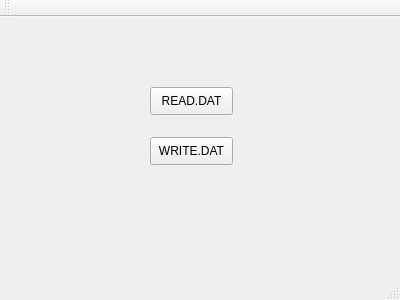
<?xml version="1.0" encoding="UTF-8"?>
<ui version="4.0">
 <class>MainWindow</class>
 <widget class="QMainWindow" name="MainWindow">
  <property name="geometry">
   <rect>
    <x>0</x>
    <y>0</y>
    <width>400</width>
    <height>300</height>
   </rect>
  </property>
  <property name="windowTitle">
   <string>MainWindow</string>
  </property>
  <widget class="QWidget" name="centralWidget">
   <widget class="QPushButton" name="readBtn">
    <property name="geometry">
     <rect>
      <x>150</x>
      <y>70</y>
      <width>83</width>
      <height>28</height>
     </rect>
    </property>
    <property name="text">
     <string>READ.DAT</string>
    </property>
   </widget>
   <widget class="QPushButton" name="writeBtn">
    <property name="geometry">
     <rect>
      <x>150</x>
      <y>120</y>
      <width>83</width>
      <height>28</height>
     </rect>
    </property>
    <property name="text">
     <string>WRITE.DAT</string>
    </property>
   </widget>
  </widget>
  <widget class="QMenuBar" name="menuBar">
   <property name="geometry">
    <rect>
     <x>0</x>
     <y>0</y>
     <width>400</width>
     <height>25</height>
    </rect>
   </property>
  </widget>
  <widget class="QToolBar" name="mainToolBar">
   <attribute name="toolBarArea">
    <enum>TopToolBarArea</enum>
   </attribute>
   <attribute name="toolBarBreak">
    <bool>false</bool>
   </attribute>
  </widget>
  <widget class="QStatusBar" name="statusBar"/>
 </widget>
 <layoutdefault spacing="6" margin="11"/>
 <resources/>
 <connections/>
</ui>
